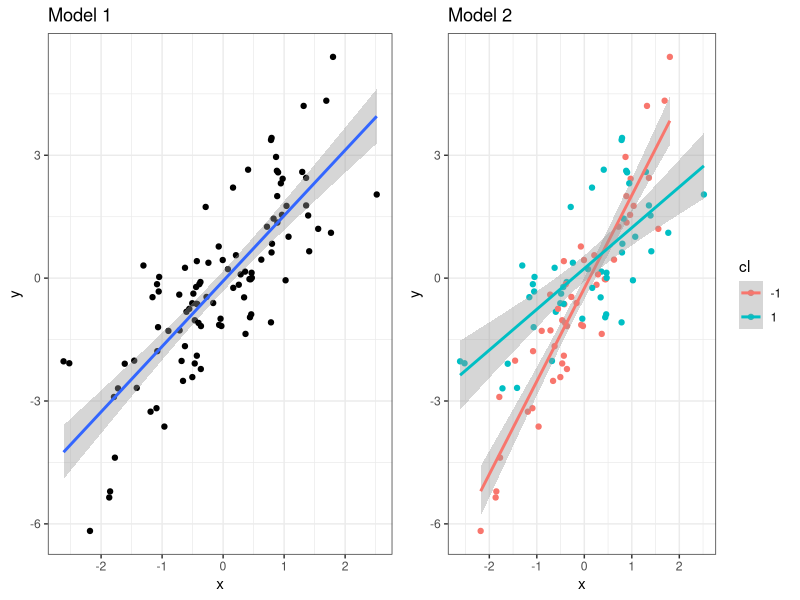

This figure's R source:
# Clear workspace
# ------------------------------------------------------------------------------
rm(list=ls())

# Load libraries
# ------------------------------------------------------------------------------
library('tidyverse')
library('cowplot')

# Create data
# ------------------------------------------------------------------------------
set.seed(771160)
a_1 = 1
a_2 = 2
X   = tibble(x  = rnorm(100),
             cl = sample(c(-1,1), 100, replace = TRUE),
             y  = 0.2*cl + ifelse(cl==1, a_1 * x, a_2 * x) + rnorm(100)) %>% 
  mutate(cl = factor(cl))

# View data
# ------------------------------------------------------------------------------
p1 = X %>% ggplot(aes(x = x, y = y)) +
  geom_point() +
  geom_smooth(method = 'lm') + 
  theme_bw() +
  labs(title = 'Model 1')

p2 = X %>% ggplot(aes(x = x, y = y, colour = cl)) +
  geom_point() +
  geom_smooth(method = 'lm') + 
  theme_bw() +
  labs(title = 'Model 2')

plot_grid(p1,p2)

# Do Anova Analysis
# ------------------------------------------------------------------------------
# Model 1
m1 = X %>% lm(formula = y ~ x, data = .)
summary(m1)
anova(m1)

# Model 2
m2 = X %>% lm(y ~ x * cl, data = .)
summary(m2)
anova(m2)

# Combined
anova(m1,m2)
